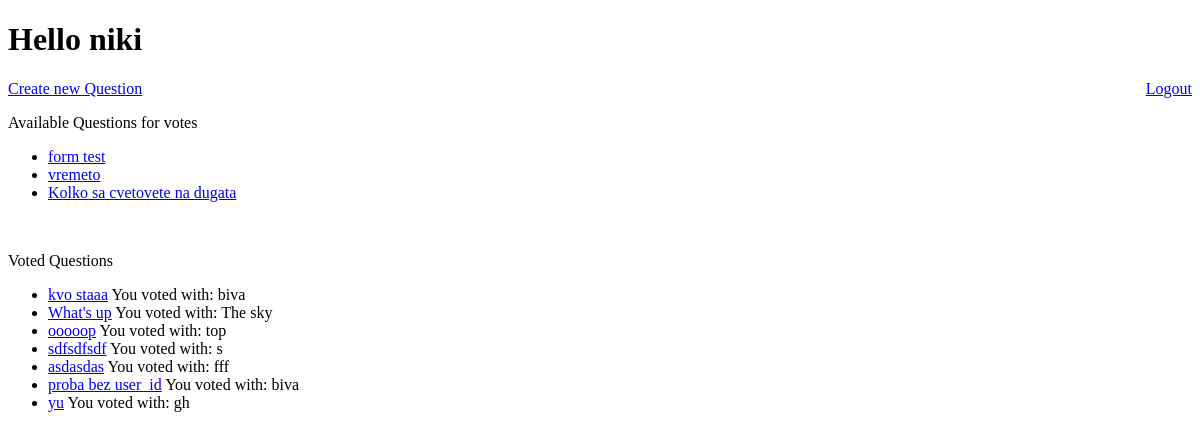
The page /polls/home/ (signed in) on the database as committed earlier.
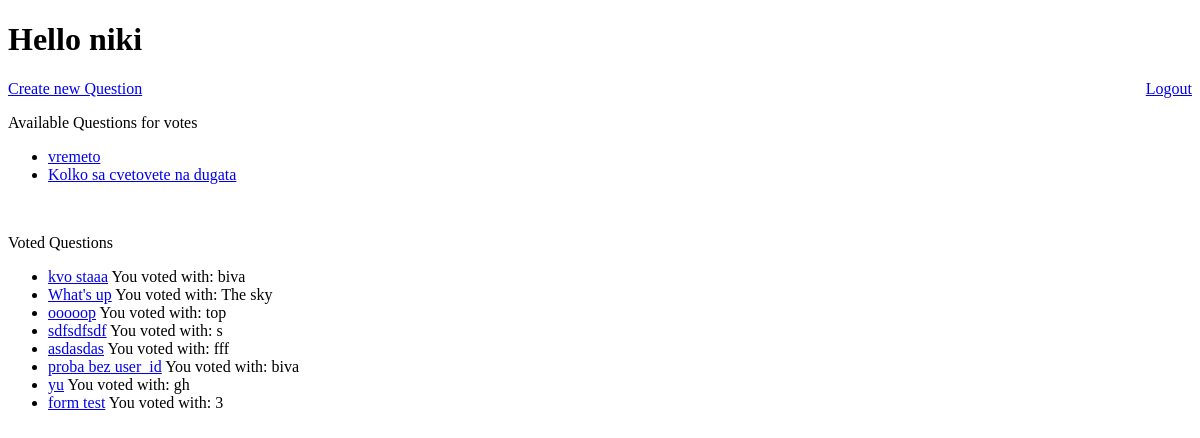
The same page on the database as committed later.
### polls/models.py (models this page shows)
class Question(models.Model):
    user = models.ForeignKey(User, on_delete=models.CASCADE)
    question_text = models.CharField(max_length=200)
    pub_date = models.DateTimeField("date published")
    def was_published_recently(self):
        now = timezone.now()
        return now - datetime.timedelta(days=1) <= self.pub_date <= now
    was_published_recently.admin_order_field = "pub_date"
    was_published_recently.boolean = True
    was_published_recently.short_description = "Published recently"
    def __str__(self):
        return self.question_text

class Answer(models.Model):
    user_id = models.ForeignKey(User, on_delete=models.CASCADE)
    is_vote = models.BooleanField(default=False)
    choice_text = models.ForeignKey(Choice, on_delete=models.CASCADE)
    question_text = models.ForeignKey(Question, on_delete=models.CASCADE)

class Choice(models.Model):
    question = models.ForeignKey(Question, on_delete=models.CASCADE)
    choice_text = models.CharField(max_length=200)
    votes = models.IntegerField(default=0)
    def __str__(self):
        return self.choice_text

### polls/views.py (the view)
# urls.py: path('home/', views.home, name='home'),
def home(request):
    user = get_session_user(request)
    user_answers = list(user.answer_set.all())
    open_questions = (
        Question.objects.filter(pub_date__lte=timezone.now())
        .exclude(answer__user_id=user)
        .order_by("-pub_date")
    )
    return render(
        request,
        "polls/home.html",
        {
            "user": user,
            "user_answers": user_answers,
            "open_questions": open_questions,
            "count_of_choices": 1,
        },
    )

### polls/views.py (called while the page is built)
def get_session_user(request):
    user_id = request.session.get("user_id")
    if not user_id:
        raise ValueError("You are not logged or don't have permission")
    else:
        user = User.objects.get(pk=user_id)
        return user

### polls/templates/polls/home.html (shortened to what this page needs)
{% extends "base.html" %}
{% block content %}
    <h1>
        Hello {{ user.username }}
    </h1>
    <a href="{% url 'logout' %}" style="float: right;">Logout</a>
    <a href="{% url 'create' count_of_choices%}">Create new Question</a>
    <p>Available Questions for votes</p>
    {% if open_questions %}
    <ul>
        {% for question in open_questions %}
        <li>
            <a href="{% url 'detail' question.id %}">{{ question.question_text }}</a>
        </li>
        {% endfor %}
    </ul>
    {% else %}
        <p>No polls are available</p>
    {% endif %}
    <br>
    <p>Voted Questions</p>
    {% if user_answers %}
    <ul>
        {% for answer in user_answers %}
        <li>
            <a href="{% url 'results' answer.question_text.id %}">{{ answer.question_text }}</a>
            You voted with: {{ answer.choice_text }}
        </li>
        {% endfor %}
    </ul>
    {% else %}
        <p>No polls are available</p>
    {% endif %}
{% endblock content %}

Rows that differ between the two databases and show on the page:
no longer on this page (row unchanged): Question: question_text "form test"
added Answer: question_text "form test", choice_text "3"
